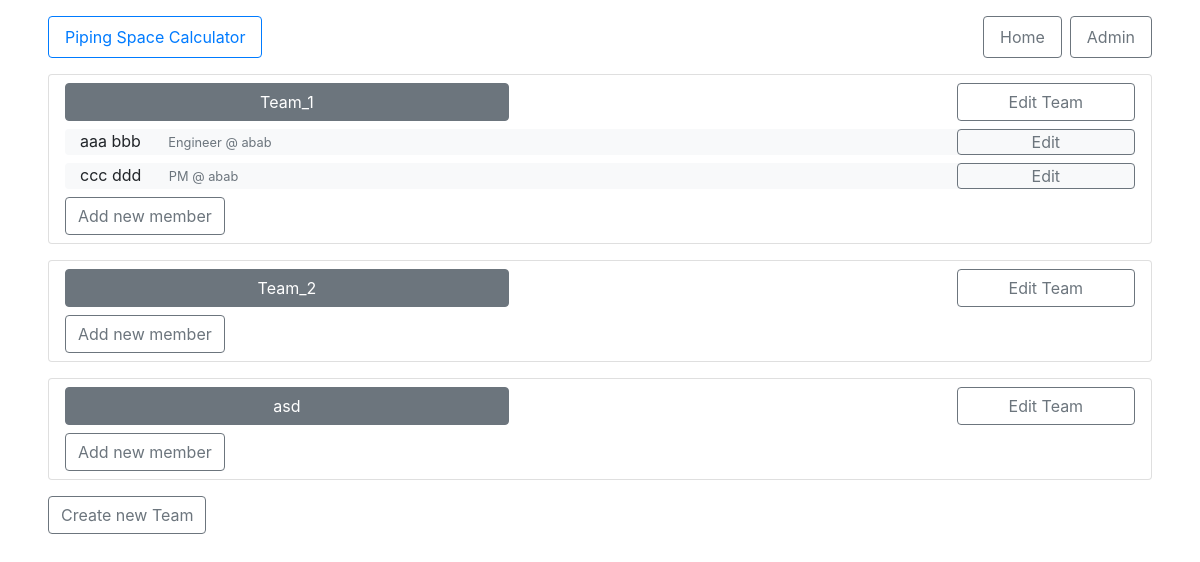
Before: / with the older database file.
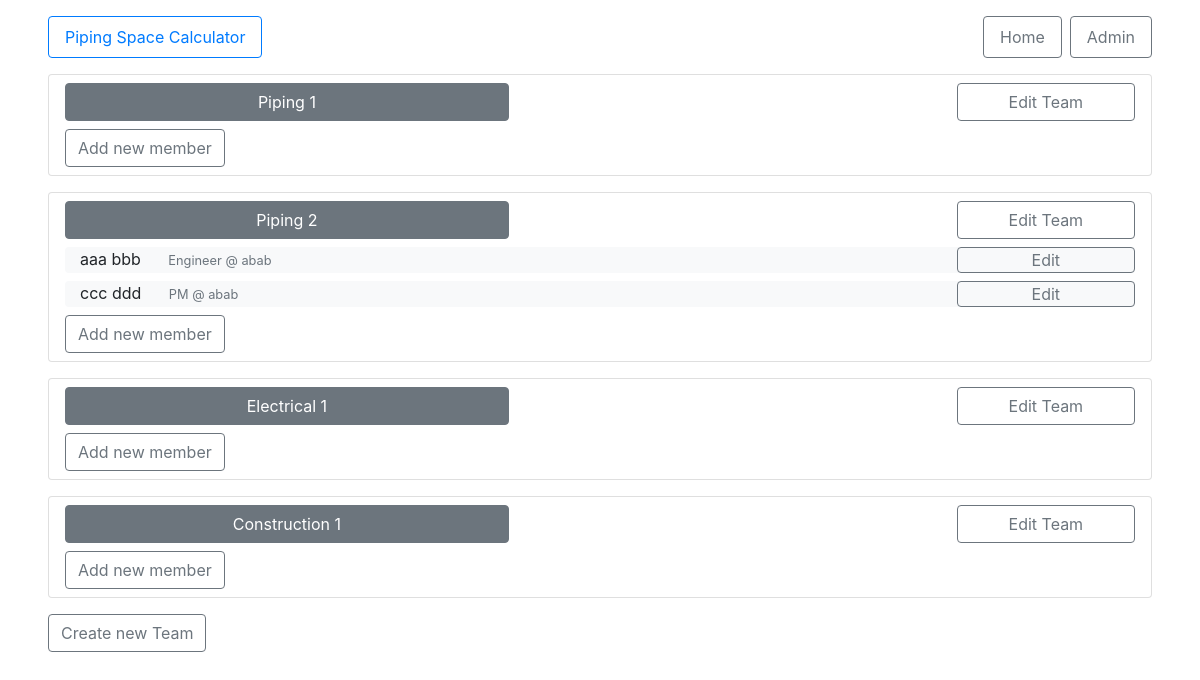
After: the same page with the newer database file.
### communication_tree/models.py (models this page shows, shortened)
class Team(models.Model):
    colapse = models.BooleanField(blank=False, default=True)
    name = models.CharField(max_length=250, unique=True, blank=False)
    def __str__(self) -> str:
        return self.name

class Member(models.Model):
    name = models.CharField(max_length=250, unique=True, blank=False)
    email = models.EmailField(max_length=500, unique=True, blank=False)
    company = models.CharField(max_length=250)
    position = models.CharField(max_length=250)
    team = models.ForeignKey(Team, on_delete=models.CASCADE, related_name='members', blank=True)
    def __str__(self) -> str:
        return self.name

### communication_tree/views.py (the view)
# urls.py: path("", views.index, name="index"),
def index(request):
    teams = Team.objects.all()
    context = {
        'teams': teams,
        }
    return render(request, 'index.html', context)

### communication_tree/templates/index.html (shortened to what this page needs)
{% extends 'base.html' %}
{% block content %}
<div>
    {% for team in teams %}
    <div class="card card-body mb-3 py-2 px-3">
        <div class="row mx-0 mb-2">
            <a class="col btn btn-secondary" href="#">{{ team }}</a>
            <a class="col"></a>
            <a class="col-2 btn btn-outline-secondary" href="{% url 'edit_team' team.id %}">Edit Team</a>
        </div>
        <div>
            {% for member in team.members.all %}
                <div class="row mx-0 mb-2 bg-light rounded">
                    <span class="col">
                        <span class="mr-2">{{ member }}</span>
                        <small class="col text-secondary">{{ member.position }} @ {{ member.company }}</small>
                    </span>
                    <a class="col-2 btn btn-outline-secondary py-0" href="{% url 'edit_member' member.id %}">Edit</a>
                </div>
            {% endfor %}
            <a class="btn btn-outline-secondary" href="{% url 'create_member' %}">
                Add new member
            </a>
        </div>
    </div>
    {% endfor %}
    <a class="btn btn-outline-secondary" href="{% url 'create_team' %}">
        Create new Team
    </a>
</div>
{% endblock %}

### communication_tree/templates/base.html (shortened to what this page needs)
<!DOCTYPE html>
<html lang="en">
<head>
    <link rel="stylesheet" href="https://stackpath.bootstrapcdn.com/bootstrap/4.3.1/css/bootstrap.min.css">
</head>
<body class="mx-5">
    <header class="my-3">
        <nav class="nav">
            <a class="nav-link mr-2 btn btn-outline-primary" href="{% url 'index' %}">Piping Space Calculator</a>
            <a class="col"></a>
            <a class="nav-link mr-2 btn btn-outline-secondary" href="{% url 'index' %}">Home</a>
            <a class="nav-link btn btn-outline-secondary" href="/admin">Admin</a>
        </nav>
    </header>
    <main>
        {% block content %}{% endblock %}
    </main>
</body>
</html>

Changed rows visible on the page:
removed Team: name "asd"
changed Team: name "Team_1" → "Piping 1"; loses Member (name "aaa bbb", position "Engineer", company "abab"); loses Member (name "ccc ddd", position "PM", company "abab")
changed Team: name "Team_2" → "Piping 2"; gains Member (name "aaa bbb", position "Engineer", company "abab"); gains Member (name "ccc ddd", position "PM", company "abab")
added Team: name "Electrical 1"
added Team: name "Construction 1"
